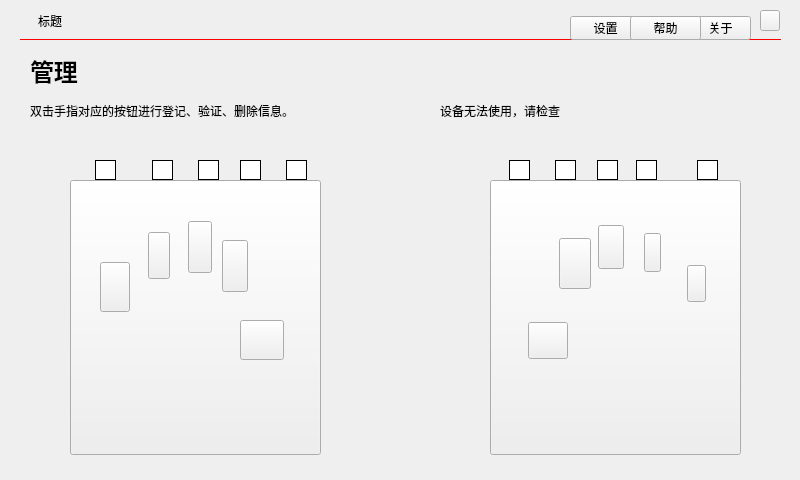
<?xml version="1.0" encoding="UTF-8"?>
<ui version="4.0">
 <class>MainWindow</class>
 <widget class="QMainWindow" name="MainWindow">
  <property name="geometry">
   <rect>
    <x>0</x>
    <y>0</y>
    <width>800</width>
    <height>480</height>
   </rect>
  </property>
  <property name="windowTitle">
   <string>MainWindow</string>
  </property>
  <property name="styleSheet">
   <string notr="true">/*
border:1px solid green;
*/
border:none;
QLineEdit{
background:transparent;border-width:0;border-style:outset;
border-bottom:1px solid blue;
}
QGroupBox{
background:transparent;border-width:0;border-style:outset;
border-top:1px solid blue;
}
QLineEdit:focus{
border-color: red;
}
QCheckBox::indicator, QRadioButton::indicator, QListWidget::indicator {
    width: 16px;
    height: 16px;
    background-color: rgb(200,200,200);
    border:1px solid #13227A;
}
QCheckBox::indicator::checked, QRadioButton::indicator::checked, QListWidget::indicator::checked {
    background-color: qradialgradient(cx:0.5, cy:0.5, fx:0.25, fy:0.15, radius:0.3, stop:0 #BBBBBB, stop:1 #13227A);
}
</string>
  </property>
  <widget class="QWidget" name="centralWidget">
   <widget class="QWidget" name="widgetTitle" native="true">
    <property name="geometry">
     <rect>
      <x>20</x>
      <y>0</y>
      <width>761</width>
      <height>40</height>
     </rect>
    </property>
    <property name="minimumSize">
     <size>
      <width>0</width>
      <height>40</height>
     </size>
    </property>
    <property name="maximumSize">
     <size>
      <width>16777215</width>
      <height>40</height>
     </size>
    </property>
    <property name="styleSheet">
     <string notr="true">.QWidget{border-bottom:1px solid #FF0000;}</string>
    </property>
    <widget class="QLabel" name="labelTitelText">
     <property name="geometry">
      <rect>
       <x>18</x>
       <y>10</y>
       <width>261</width>
       <height>21</height>
      </rect>
     </property>
     <property name="text">
      <string>标题</string>
     </property>
    </widget>
    <widget class="QToolButton" name="btnTitleSet">
     <property name="geometry">
      <rect>
       <x>550</x>
       <y>16</y>
       <width>71</width>
       <height>24</height>
      </rect>
     </property>
     <property name="toolTip">
      <string>设置</string>
     </property>
     <property name="text">
      <string>设置</string>
     </property>
     <property name="icon">
      <iconset>
       <normalon>:/images/title_set.png</normalon>
      </iconset>
     </property>
     <property name="toolButtonStyle">
      <enum>Qt::ToolButtonTextBesideIcon</enum>
     </property>
    </widget>
    <widget class="QToolButton" name="btnWindowClose">
     <property name="geometry">
      <rect>
       <x>740</x>
       <y>10</y>
       <width>20</width>
       <height>21</height>
      </rect>
     </property>
     <property name="toolTip">
      <string>关闭</string>
     </property>
     <property name="text">
      <string/>
     </property>
     <property name="icon">
      <iconset>
       <normalon>:/images/title_close.png</normalon>
      </iconset>
     </property>
    </widget>
    <widget class="QToolButton" name="btnTitleAbout">
     <property name="geometry">
      <rect>
       <x>670</x>
       <y>16</y>
       <width>61</width>
       <height>24</height>
      </rect>
     </property>
     <property name="toolTip">
      <string>设置</string>
     </property>
     <property name="text">
      <string>关于</string>
     </property>
     <property name="icon">
      <iconset>
       <normalon>:/images/title_about.png</normalon>
      </iconset>
     </property>
     <property name="toolButtonStyle">
      <enum>Qt::ToolButtonTextBesideIcon</enum>
     </property>
    </widget>
    <widget class="QToolButton" name="btnTitleHelp">
     <property name="geometry">
      <rect>
       <x>610</x>
       <y>16</y>
       <width>71</width>
       <height>24</height>
      </rect>
     </property>
     <property name="toolTip">
      <string>设置</string>
     </property>
     <property name="text">
      <string>帮助</string>
     </property>
     <property name="icon">
      <iconset>
       <normalon>:/images/title_help.png</normalon>
      </iconset>
     </property>
     <property name="toolButtonStyle">
      <enum>Qt::ToolButtonTextBesideIcon</enum>
     </property>
    </widget>
   </widget>
   <widget class="QStackedWidget" name="stackedWidget">
    <property name="geometry">
     <rect>
      <x>20</x>
      <y>50</y>
      <width>761</width>
      <height>411</height>
     </rect>
    </property>
    <property name="currentIndex">
     <number>0</number>
    </property>
    <widget class="QWidget" name="mainWidget">
     <widget class="QToolButton" name="btnLeftHand">
      <property name="geometry">
       <rect>
        <x>50</x>
        <y>130</y>
        <width>251</width>
        <height>275</height>
       </rect>
      </property>
      <property name="sizePolicy">
       <sizepolicy hsizetype="Preferred" vsizetype="Preferred">
        <horstretch>0</horstretch>
        <verstretch>0</verstretch>
       </sizepolicy>
      </property>
      <property name="styleSheet">
       <string notr="true">image:url(:/images/left_hand.png);

</string>
      </property>
      <property name="text">
       <string/>
      </property>
     </widget>
     <widget class="QLabel" name="label_3">
      <property name="geometry">
       <rect>
        <x>10</x>
        <y>40</y>
        <width>601</width>
        <height>41</height>
       </rect>
      </property>
      <property name="text">
       <string>双击手指对应的按钮进行登记、验证、删除信息。</string>
      </property>
     </widget>
     <widget class="QToolButton" name="btnFinger_1">
      <property name="geometry">
       <rect>
        <x>75</x>
        <y>110</y>
        <width>21</width>
        <height>20</height>
       </rect>
      </property>
      <property name="styleSheet">
       <string notr="true">QToolButton{border:1px solid #000000;background-color:#FFFFFF;}</string>
      </property>
      <property name="text">
       <string/>
      </property>
     </widget>
     <widget class="QToolButton" name="btnFinger_2">
      <property name="geometry">
       <rect>
        <x>132</x>
        <y>110</y>
        <width>21</width>
        <height>20</height>
       </rect>
      </property>
      <property name="styleSheet">
       <string notr="true">QToolButton{border:1px solid #000000;background-color:#FFFFFF;}</string>
      </property>
      <property name="text">
       <string/>
      </property>
     </widget>
     <widget class="QToolButton" name="btnFinger_3">
      <property name="geometry">
       <rect>
        <x>178</x>
        <y>110</y>
        <width>21</width>
        <height>20</height>
       </rect>
      </property>
      <property name="styleSheet">
       <string notr="true">QToolButton{border:1px solid #000000;background-color:#FFFFFF;}</string>
      </property>
      <property name="text">
       <string/>
      </property>
     </widget>
     <widget class="QToolButton" name="btnFinger_4">
      <property name="geometry">
       <rect>
        <x>220</x>
        <y>110</y>
        <width>21</width>
        <height>20</height>
       </rect>
      </property>
      <property name="styleSheet">
       <string notr="true">QToolButton{border:1px solid #000000;background-color:#FFFFFF;}</string>
      </property>
      <property name="text">
       <string/>
      </property>
     </widget>
     <widget class="QToolButton" name="btnFinger_5">
      <property name="geometry">
       <rect>
        <x>266</x>
        <y>110</y>
        <width>21</width>
        <height>20</height>
       </rect>
      </property>
      <property name="styleSheet">
       <string notr="true">QToolButton{border:1px solid #000000;background-color:#FFFFFF;}</string>
      </property>
      <property name="text">
       <string/>
      </property>
     </widget>
     <widget class="QToolButton" name="btnRightHand">
      <property name="geometry">
       <rect>
        <x>470</x>
        <y>130</y>
        <width>251</width>
        <height>275</height>
       </rect>
      </property>
      <property name="sizePolicy">
       <sizepolicy hsizetype="Preferred" vsizetype="Preferred">
        <horstretch>0</horstretch>
        <verstretch>0</verstretch>
       </sizepolicy>
      </property>
      <property name="styleSheet">
       <string notr="true">image:url(:/images/right_hand.png);</string>
      </property>
      <property name="text">
       <string/>
      </property>
     </widget>
     <widget class="QToolButton" name="btnFinger_8">
      <property name="geometry">
       <rect>
        <x>577</x>
        <y>110</y>
        <width>21</width>
        <height>20</height>
       </rect>
      </property>
      <property name="styleSheet">
       <string notr="true">QToolButton{border:1px solid #000000;background-color:#FFFFFF;}</string>
      </property>
      <property name="text">
       <string/>
      </property>
     </widget>
     <widget class="QToolButton" name="btnFinger_9">
      <property name="geometry">
       <rect>
        <x>616</x>
        <y>110</y>
        <width>21</width>
        <height>20</height>
       </rect>
      </property>
      <property name="styleSheet">
       <string notr="true">QToolButton{border:1px solid #000000;background-color:#FFFFFF;}</string>
      </property>
      <property name="text">
       <string/>
      </property>
     </widget>
     <widget class="QToolButton" name="btnFinger_6">
      <property name="geometry">
       <rect>
        <x>489</x>
        <y>110</y>
        <width>21</width>
        <height>20</height>
       </rect>
      </property>
      <property name="styleSheet">
       <string notr="true">QToolButton{border:1px solid #000000;background-color:#FFFFFF;}</string>
      </property>
      <property name="text">
       <string/>
      </property>
     </widget>
     <widget class="QToolButton" name="btnFinger_10">
      <property name="geometry">
       <rect>
        <x>677</x>
        <y>110</y>
        <width>21</width>
        <height>20</height>
       </rect>
      </property>
      <property name="styleSheet">
       <string notr="true">QToolButton{border:1px solid #000000;background-color:#FFFFFF;}</string>
      </property>
      <property name="text">
       <string/>
      </property>
     </widget>
     <widget class="QToolButton" name="btnFinger_7">
      <property name="geometry">
       <rect>
        <x>535</x>
        <y>110</y>
        <width>21</width>
        <height>20</height>
       </rect>
      </property>
      <property name="styleSheet">
       <string notr="true">QToolButton{border:1px solid #000000;background-color:#FFFFFF;}</string>
      </property>
      <property name="text">
       <string/>
      </property>
     </widget>
     <widget class="QLabel" name="label_10">
      <property name="geometry">
       <rect>
        <x>10</x>
        <y>0</y>
        <width>121</width>
        <height>41</height>
       </rect>
      </property>
      <property name="font">
       <font>
        <pointsize>18</pointsize>
        <weight>75</weight>
        <bold>true</bold>
       </font>
      </property>
      <property name="text">
       <string>管理</string>
      </property>
     </widget>
     <widget class="QToolButton" name="btnBlood_1">
      <property name="geometry">
       <rect>
        <x>80</x>
        <y>212</y>
        <width>30</width>
        <height>50</height>
       </rect>
      </property>
      <property name="styleSheet">
       <string notr="true">border-image:url(:/images/l1.png);</string>
      </property>
      <property name="text">
       <string/>
      </property>
     </widget>
     <widget class="QToolButton" name="btnBlood_2">
      <property name="geometry">
       <rect>
        <x>128</x>
        <y>182</y>
        <width>22</width>
        <height>47</height>
       </rect>
      </property>
      <property name="styleSheet">
       <string notr="true">border-image:url(:/images/l2.png);</string>
      </property>
      <property name="text">
       <string/>
      </property>
     </widget>
     <widget class="QToolButton" name="btnBlood_3">
      <property name="geometry">
       <rect>
        <x>168</x>
        <y>171</y>
        <width>24</width>
        <height>52</height>
       </rect>
      </property>
      <property name="styleSheet">
       <string notr="true">border-image:url(:/images/l3.png);</string>
      </property>
      <property name="text">
       <string/>
      </property>
     </widget>
     <widget class="QToolButton" name="btnBlood_5">
      <property name="geometry">
       <rect>
        <x>220</x>
        <y>270</y>
        <width>44</width>
        <height>40</height>
       </rect>
      </property>
      <property name="styleSheet">
       <string notr="true">border-image:url(:/images/l5.png);</string>
      </property>
      <property name="text">
       <string/>
      </property>
     </widget>
     <widget class="QToolButton" name="btnBlood_6">
      <property name="geometry">
       <rect>
        <x>508</x>
        <y>272</y>
        <width>40</width>
        <height>37</height>
       </rect>
      </property>
      <property name="styleSheet">
       <string notr="true">border-image:url(:/images/r1.png);</string>
      </property>
      <property name="text">
       <string/>
      </property>
     </widget>
     <widget class="QToolButton" name="btnBlood_7">
      <property name="geometry">
       <rect>
        <x>539</x>
        <y>188</y>
        <width>32</width>
        <height>51</height>
       </rect>
      </property>
      <property name="styleSheet">
       <string notr="true">border-image:url(:/images/r2.png);</string>
      </property>
      <property name="text">
       <string/>
      </property>
     </widget>
     <widget class="QToolButton" name="btnBlood_8">
      <property name="geometry">
       <rect>
        <x>578</x>
        <y>175</y>
        <width>26</width>
        <height>44</height>
       </rect>
      </property>
      <property name="styleSheet">
       <string notr="true">border-image:url(:/images/r3.png);</string>
      </property>
      <property name="text">
       <string/>
      </property>
     </widget>
     <widget class="QToolButton" name="btnBlood_9">
      <property name="geometry">
       <rect>
        <x>624</x>
        <y>183</y>
        <width>17</width>
        <height>39</height>
       </rect>
      </property>
      <property name="styleSheet">
       <string notr="true">border-image:url(:/images/r4.png);</string>
      </property>
      <property name="text">
       <string/>
      </property>
     </widget>
     <widget class="QToolButton" name="btnBlood_10">
      <property name="geometry">
       <rect>
        <x>667</x>
        <y>215</y>
        <width>19</width>
        <height>37</height>
       </rect>
      </property>
      <property name="styleSheet">
       <string notr="true">border-image:url(:/images/r5.png);</string>
      </property>
      <property name="text">
       <string/>
      </property>
     </widget>
     <widget class="QToolButton" name="btnBlood_4">
      <property name="geometry">
       <rect>
        <x>202</x>
        <y>190</y>
        <width>26</width>
        <height>52</height>
       </rect>
      </property>
      <property name="styleSheet">
       <string notr="true">border-image:url(:/images/l4.png);</string>
      </property>
      <property name="text">
       <string/>
      </property>
     </widget>
     <widget class="QLabel" name="labelDeviceStatus">
      <property name="geometry">
       <rect>
        <x>420</x>
        <y>40</y>
        <width>291</width>
        <height>41</height>
       </rect>
      </property>
      <property name="text">
       <string>设备无法使用，请检查</string>
      </property>
     </widget>
    </widget>
    <widget class="QWidget" name="createUserWidget">
     <widget class="QProgressBar" name="progressBarFinger">
      <property name="geometry">
       <rect>
        <x>240</x>
        <y>180</y>
        <width>471</width>
        <height>21</height>
       </rect>
      </property>
      <property name="alignment">
       <set>Qt::AlignRight|Qt::AlignTrailing|Qt::AlignVCenter</set>
      </property>
      <property name="textVisible">
       <bool>true</bool>
      </property>
      <property name="format">
       <string/>
      </property>
     </widget>
     <widget class="QLabel" name="labelFingerText">
      <property name="geometry">
       <rect>
        <x>240</x>
        <y>220</y>
        <width>301</width>
        <height>21</height>
       </rect>
      </property>
      <property name="text">
       <string>持续扫描，直至进度条达到100%</string>
      </property>
     </widget>
     <widget class="QLabel" name="label_12">
      <property name="geometry">
       <rect>
        <x>10</x>
        <y>40</y>
        <width>601</width>
        <height>41</height>
       </rect>
      </property>
      <property name="text">
       <string>将手指放入传感器，直至进度条达到100%。</string>
      </property>
     </widget>
     <widget class="QLabel" name="label_13">
      <property name="geometry">
       <rect>
        <x>10</x>
        <y>0</y>
        <width>121</width>
        <height>41</height>
       </rect>
      </property>
      <property name="font">
       <font>
        <pointsize>18</pointsize>
        <weight>75</weight>
        <bold>true</bold>
       </font>
      </property>
      <property name="text">
       <string>验证</string>
      </property>
     </widget>
     <widget class="QToolButton" name="btnFingerRemove">
      <property name="geometry">
       <rect>
        <x>30</x>
        <y>340</y>
        <width>79</width>
        <height>28</height>
       </rect>
      </property>
      <property name="toolTip">
       <string>删除</string>
      </property>
      <property name="styleSheet">
       <string notr="true">.QToolButton{image:url(:/images/button.png);}</string>
      </property>
      <property name="text">
       <string>删除</string>
      </property>
     </widget>
     <widget class="QToolButton" name="btnFingerBack">
      <property name="geometry">
       <rect>
        <x>660</x>
        <y>340</y>
        <width>79</width>
        <height>28</height>
       </rect>
      </property>
      <property name="toolTip">
       <string>返回</string>
      </property>
      <property name="styleSheet">
       <string notr="true">.QToolButton{image:url(:/images/button.png);}</string>
      </property>
      <property name="text">
       <string>返回</string>
      </property>
     </widget>
     <widget class="QToolButton" name="btnFingerCheck">
      <property name="geometry">
       <rect>
        <x>560</x>
        <y>340</y>
        <width>79</width>
        <height>28</height>
       </rect>
      </property>
      <property name="toolTip">
       <string>验证</string>
      </property>
      <property name="styleSheet">
       <string notr="true">.QToolButton{image:url(:/images/button.png);}</string>
      </property>
      <property name="text">
       <string>验证</string>
      </property>
     </widget>
     <widget class="QToolButton" name="btnAddVein">
      <property name="geometry">
       <rect>
        <x>120</x>
        <y>340</y>
        <width>79</width>
        <height>28</height>
       </rect>
      </property>
      <property name="toolTip">
       <string>点击后开始开始录入指静脉信息</string>
      </property>
      <property name="styleSheet">
       <string notr="true">.QToolButton{image:url(:/images/button.png);}</string>
      </property>
      <property name="text">
       <string>录入</string>
      </property>
     </widget>
     <widget class="QLabel" name="labelMovieFinger">
      <property name="geometry">
       <rect>
        <x>40</x>
        <y>130</y>
        <width>151</width>
        <height>153</height>
       </rect>
      </property>
      <property name="text">
       <string>动画</string>
      </property>
     </widget>
    </widget>
    <widget class="QWidget" name="sysSetWidget">
     <widget class="QListWidget" name="listWidget">
      <property name="geometry">
       <rect>
        <x>9</x>
        <y>9</y>
        <width>155</width>
        <height>381</height>
       </rect>
      </property>
      <item>
       <property name="text">
        <string>安全策略</string>
       </property>
      </item>
      <item>
       <property name="text">
        <string>支持语音</string>
       </property>
      </item>
     </widget>
     <widget class="QStackedWidget" name="stackedWidgetSetSys">
      <property name="geometry">
       <rect>
        <x>170</x>
        <y>9</y>
        <width>491</width>
        <height>261</height>
       </rect>
      </property>
      <property name="currentIndex">
       <number>0</number>
      </property>
      <widget class="QWidget" name="actionWidget">
       <widget class="QLabel" name="label_7">
        <property name="geometry">
         <rect>
          <x>20</x>
          <y>10</y>
          <width>301</width>
          <height>51</height>
         </rect>
        </property>
        <property name="text">
         <string>设备不在线或闲置时间过长时关联动作</string>
        </property>
       </widget>
       <widget class="QGroupBox" name="groupBox">
        <property name="geometry">
         <rect>
          <x>20</x>
          <y>60</y>
          <width>561</width>
          <height>321</height>
         </rect>
        </property>
        <property name="title">
         <string/>
        </property>
        <widget class="QRadioButton" name="radioButton_none">
         <property name="geometry">
          <rect>
           <x>20</x>
           <y>20</y>
           <width>89</width>
           <height>16</height>
          </rect>
         </property>
         <property name="text">
          <string>无</string>
         </property>
        </widget>
        <widget class="QRadioButton" name="radioButton_lockScreen">
         <property name="geometry">
          <rect>
           <x>20</x>
           <y>60</y>
           <width>89</width>
           <height>16</height>
          </rect>
         </property>
         <property name="text">
          <string>锁屏</string>
         </property>
        </widget>
        <widget class="QRadioButton" name="radioButton_logout">
         <property name="geometry">
          <rect>
           <x>20</x>
           <y>100</y>
           <width>89</width>
           <height>16</height>
          </rect>
         </property>
         <property name="text">
          <string>注销</string>
         </property>
        </widget>
        <widget class="QRadioButton" name="radioButton_reboot">
         <property name="geometry">
          <rect>
           <x>20</x>
           <y>140</y>
           <width>89</width>
           <height>16</height>
          </rect>
         </property>
         <property name="text">
          <string>重启</string>
         </property>
        </widget>
        <widget class="QRadioButton" name="radioButton_halt">
         <property name="geometry">
          <rect>
           <x>20</x>
           <y>180</y>
           <width>89</width>
           <height>16</height>
          </rect>
         </property>
         <property name="text">
          <string>关机</string>
         </property>
        </widget>
       </widget>
      </widget>
      <widget class="QWidget" name="languageWidget">
       <widget class="QLabel" name="label_8">
        <property name="geometry">
         <rect>
          <x>20</x>
          <y>20</y>
          <width>291</width>
          <height>31</height>
         </rect>
        </property>
        <property name="text">
         <string>界面语言切换重启后生效</string>
        </property>
       </widget>
       <widget class="QGroupBox" name="groupBox_2">
        <property name="geometry">
         <rect>
          <x>20</x>
          <y>60</y>
          <width>431</width>
          <height>181</height>
         </rect>
        </property>
        <property name="title">
         <string/>
        </property>
        <widget class="QRadioButton" name="radioButton_zh_cn">
         <property name="geometry">
          <rect>
           <x>20</x>
           <y>20</y>
           <width>89</width>
           <height>16</height>
          </rect>
         </property>
         <property name="text">
          <string>简体中文</string>
         </property>
        </widget>
        <widget class="QRadioButton" name="radioButton_zh_tw">
         <property name="geometry">
          <rect>
           <x>20</x>
           <y>60</y>
           <width>89</width>
           <height>16</height>
          </rect>
         </property>
         <property name="text">
          <string>繁体中文</string>
         </property>
        </widget>
        <widget class="QRadioButton" name="radioButton_eng">
         <property name="geometry">
          <rect>
           <x>20</x>
           <y>100</y>
           <width>89</width>
           <height>16</height>
          </rect>
         </property>
         <property name="text">
          <string>英文</string>
         </property>
        </widget>
        <widget class="QRadioButton" name="radioButton_mw">
         <property name="geometry">
          <rect>
           <x>20</x>
           <y>140</y>
           <width>89</width>
           <height>16</height>
          </rect>
         </property>
         <property name="text">
          <string>蒙文</string>
         </property>
        </widget>
       </widget>
      </widget>
     </widget>
     <widget class="QToolButton" name="btnSetBack">
      <property name="geometry">
       <rect>
        <x>660</x>
        <y>360</y>
        <width>79</width>
        <height>28</height>
       </rect>
      </property>
      <property name="toolTip">
       <string>返回</string>
      </property>
      <property name="styleSheet">
       <string notr="true">.QToolButton{image:url(:/images/button.png);}</string>
      </property>
      <property name="text">
       <string>返回</string>
      </property>
     </widget>
    </widget>
   </widget>
  </widget>
  <action name="actionQss">
   <property name="text">
    <string>qss</string>
   </property>
  </action>
  <action name="actionNext">
   <property name="text">
    <string>next</string>
   </property>
  </action>
  <action name="actionUp">
   <property name="text">
    <string>up</string>
   </property>
  </action>
 </widget>
 <layoutdefault spacing="6" margin="11"/>
 <resources/>
 <connections/>
</ui>
